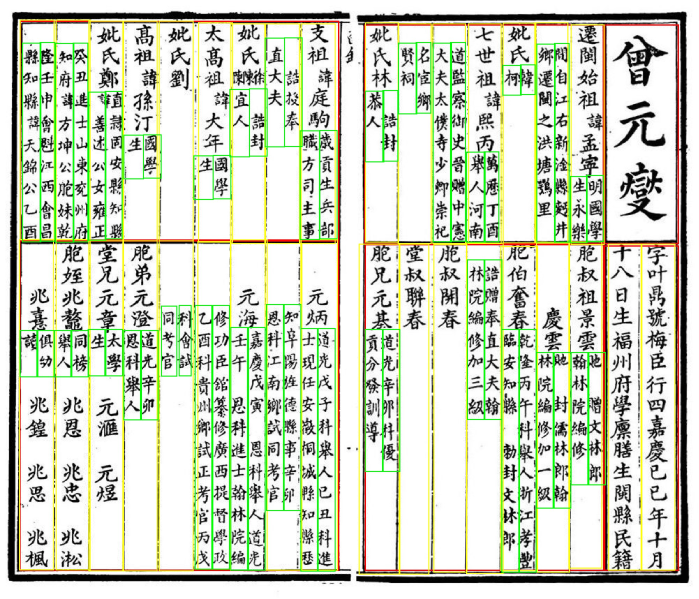
#> input picture training/pptx_layout_dataset/debug/page_0003.jpg, 2095 x 1797 px (shown at 1/3 size)
$ python -i box_detector.py   (imports and definitions only)
#> lines starting #> are read from the running program, lines starting #| are printed output that depends on the picture
"""Optional torch model for overlapping record and annotation box interiors."""

from __future__ import annotations

import cv2
import numpy as np
import torch
from torch import nn


def text_regions(image):
    """Locate substantial text masses; printed frame lines are removed first."""
    gray = np.asarray(image.convert('L'))
    ink = (gray < 180).astype(np.uint8)
    h, w = ink.shape
    lines = np.maximum(cv2.morphologyEx(ink, cv2.MORPH_OPEN, np.ones((1, max(60, w//8)), np.uint8)),
                       cv2.morphologyEx(ink, cv2.MORPH_OPEN, np.ones((max(60, h//12), 1), np.uint8)))
    text = ink & (1-cv2.dilate(lines, np.ones((3,3),np.uint8)))
    count, labels, stats, _ = cv2.connectedComponentsWithStats(text)
    clean = np.zeros_like(text)
    for index in range(1,count):
        if stats[index,cv2.CC_STAT_AREA] >= 5:
            clean[labels == index] = 1
    # Join short inter-character spaces, not the larger gap to running furniture.
    joined = cv2.dilate(clean, np.ones((17,23),np.uint8))
    count, labels, stats, _ = cv2.connectedComponentsWithStats(joined)
    regions=[]
    for index in range(1,count):
        x,y,width,height,area = stats[index]
        if width<w*.22 or height<h*.08 or area<w*h*.008:
            continue
        ys,xs = np.nonzero((labels == index) & (clean > 0))
        if len(xs):
            regions.append([max(0,int(xs.min())-6),max(0,int(ys.min())-6),
                            min(w,int(xs.max())+7),min(h,int(ys.max())+7)])
    return regions


# [41 lines left out: function regularize_boxes, not called in this run]


class BoxSegmenter(nn.Module):
    """Small fully convolutional model with independent overlapping outputs."""

    # [111 lines left out: functions __init__, forward, separate_instances, predict_boxes, not called in this run]

>>> import cv2
>>> picture = cv2.imread('../../training/pptx_layout_dataset/debug/page_0003.jpg', cv2.IMREAD_GRAYSCALE)
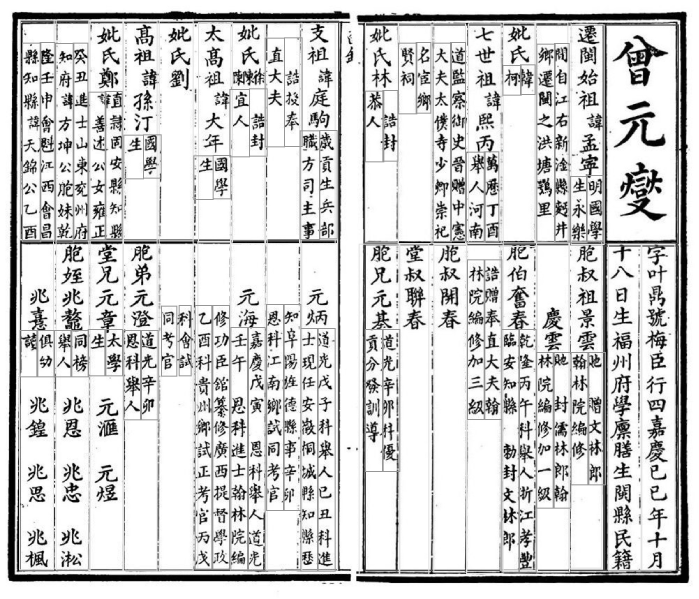
#> picture: shape (1797, 2095) (shown at 1/3 size); min 0, max 255, mean 207.7
#> (the run stopped early here; a loop or call above may not have finished)

$ run again, on training/pptx_layout_dataset/debug/page_0004.jpg
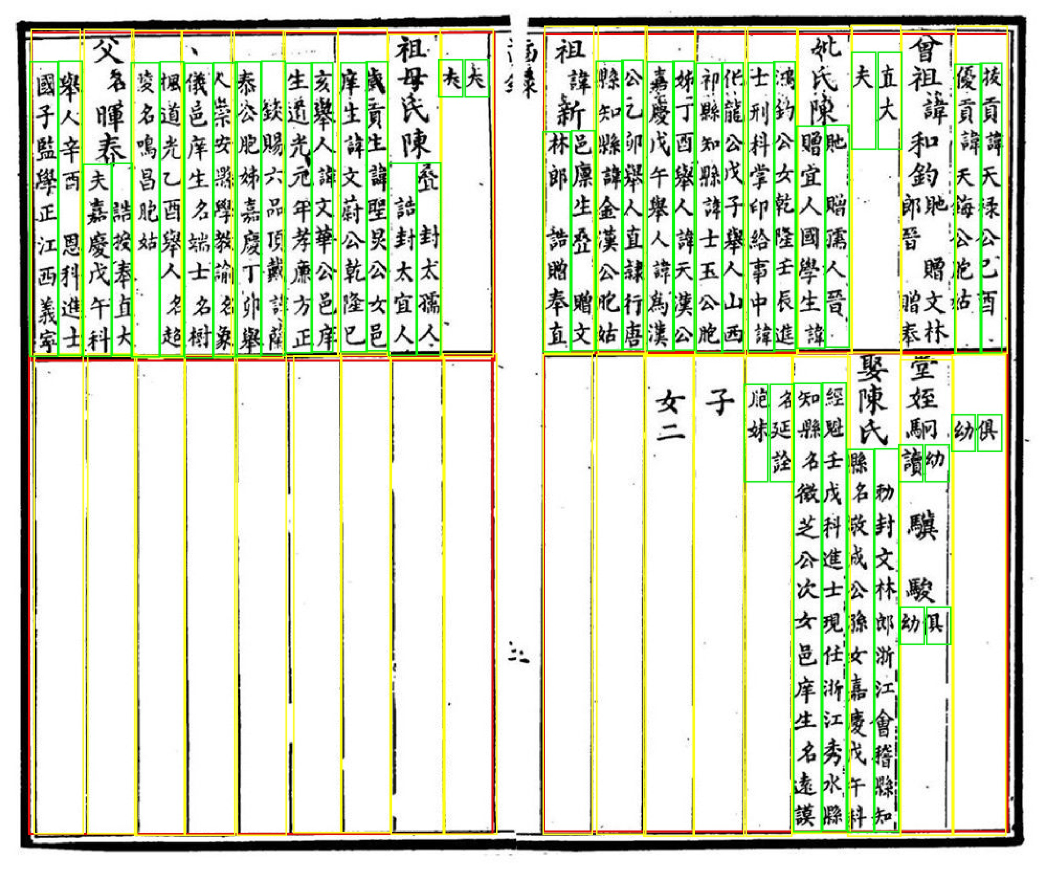
#> input picture training/pptx_layout_dataset/debug/page_0004.jpg, 2095 x 1743 px (shown at 1/2 size)
#> `picture = cv2.imread('../../training/pptx_layout_dataset/debug/page_00..`:
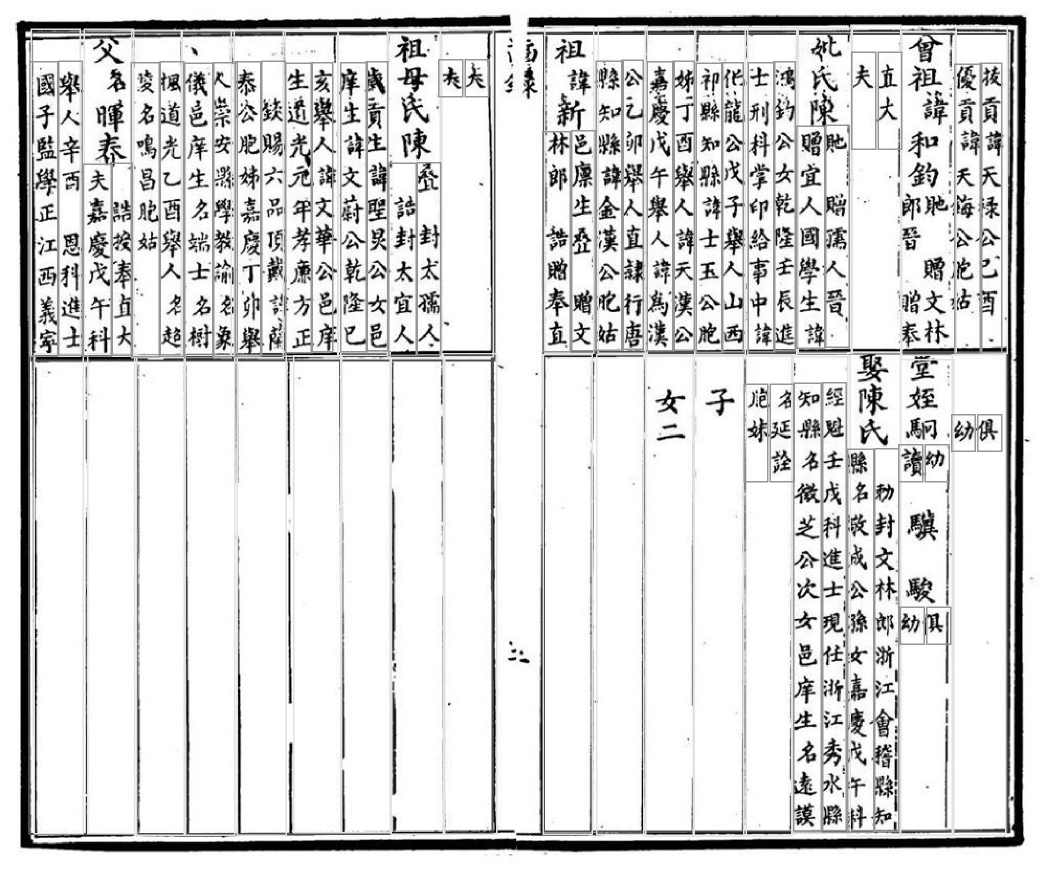
#> picture: shape (1743, 2095) (shown at 1/2 size); min 0, max 255, mean 218.2
